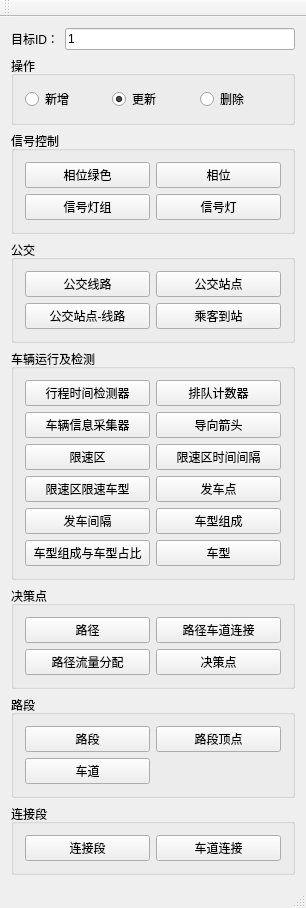
<?xml version="1.0" encoding="UTF-8"?>
<ui version="4.0">
 <class>TESS_API_EXAMPLEClass</class>
 <widget class="QMainWindow" name="TESS_API_EXAMPLEClass">
  <property name="geometry">
   <rect>
    <x>0</x>
    <y>0</y>
    <width>306</width>
    <height>802</height>
   </rect>
  </property>
  <property name="windowTitle">
   <string>TESS_API_EXAMPLE</string>
  </property>
  <widget class="QWidget" name="centralWidget">
   <layout class="QGridLayout" name="gridLayout">
    <item row="5" column="0">
     <widget class="QGroupBox" name="groupBox_4">
      <property name="title">
       <string>决策点</string>
      </property>
      <layout class="QGridLayout" name="gridLayout_6">
       <item row="0" column="0">
        <widget class="QPushButton" name="btnRouting">
         <property name="text">
          <string>路径</string>
         </property>
        </widget>
       </item>
       <item row="0" column="1">
        <widget class="QPushButton" name="btnRoutingLaneConnector">
         <property name="text">
          <string>路径车道连接</string>
         </property>
        </widget>
       </item>
       <item row="1" column="0">
        <widget class="QPushButton" name="btnRoutingFLowRatio">
         <property name="text">
          <string>路径流量分配</string>
         </property>
        </widget>
       </item>
       <item row="1" column="1">
        <widget class="QPushButton" name="btnDecisionPoint">
         <property name="text">
          <string>决策点</string>
         </property>
        </widget>
       </item>
      </layout>
     </widget>
    </item>
    <item row="6" column="0">
     <widget class="QGroupBox" name="groupBox_5">
      <property name="title">
       <string>路段</string>
      </property>
      <layout class="QGridLayout" name="gridLayout_7">
       <item row="2" column="0">
        <widget class="QPushButton" name="btnLane">
         <property name="text">
          <string>车道</string>
         </property>
        </widget>
       </item>
       <item row="0" column="0">
        <widget class="QPushButton" name="btnLink">
         <property name="text">
          <string>路段</string>
         </property>
        </widget>
       </item>
       <item row="0" column="1">
        <widget class="QPushButton" name="btnLinkVertex">
         <property name="text">
          <string>路段顶点</string>
         </property>
        </widget>
       </item>
      </layout>
     </widget>
    </item>
    <item row="3" column="0">
     <widget class="QGroupBox" name="groupBox_2">
      <property name="title">
       <string>公交</string>
      </property>
      <layout class="QGridLayout" name="gridLayout_3">
       <item row="0" column="0">
        <widget class="QPushButton" name="btnBusLine">
         <property name="text">
          <string>公交线路</string>
         </property>
        </widget>
       </item>
       <item row="0" column="1">
        <widget class="QPushButton" name="btnBusStation">
         <property name="text">
          <string>公交站点</string>
         </property>
        </widget>
       </item>
       <item row="1" column="0">
        <widget class="QPushButton" name="btnBusStationLine">
         <property name="text">
          <string>公交站点-线路</string>
         </property>
        </widget>
       </item>
       <item row="1" column="1">
        <widget class="QPushButton" name="btnPassengerArriving">
         <property name="text">
          <string>乘客到站</string>
         </property>
        </widget>
       </item>
      </layout>
     </widget>
    </item>
    <item row="4" column="0">
     <widget class="QGroupBox" name="groupBox_3">
      <property name="title">
       <string>车辆运行及检测</string>
      </property>
      <layout class="QGridLayout" name="gridLayout_5">
       <item row="1" column="0">
        <widget class="QPushButton" name="btnVehicleDrivInfoCollecter">
         <property name="text">
          <string>车辆信息采集器</string>
         </property>
        </widget>
       </item>
       <item row="4" column="0">
        <widget class="QPushButton" name="btnDepartureInterval">
         <property name="text">
          <string>发车间隔</string>
         </property>
        </widget>
       </item>
       <item row="0" column="0">
        <widget class="QPushButton" name="btnVehicleTravelDetector">
         <property name="text">
          <string>行程时间检测器</string>
         </property>
        </widget>
       </item>
       <item row="2" column="0">
        <widget class="QPushButton" name="btnReduceSpeedArea">
         <property name="text">
          <string>限速区</string>
         </property>
        </widget>
       </item>
       <item row="5" column="0">
        <widget class="QPushButton" name="btnVehicleConsDetail">
         <property name="text">
          <string>车型组成与车型占比</string>
         </property>
        </widget>
       </item>
       <item row="3" column="0">
        <widget class="QPushButton" name="btnReduceSpeedVehiType">
         <property name="text">
          <string>限速区限速车型</string>
         </property>
        </widget>
       </item>
       <item row="5" column="2">
        <widget class="QPushButton" name="btnVehicleType">
         <property name="text">
          <string>车型</string>
         </property>
        </widget>
       </item>
       <item row="1" column="2">
        <widget class="QPushButton" name="btnGuideArrow">
         <property name="text">
          <string>导向箭头</string>
         </property>
        </widget>
       </item>
       <item row="4" column="2">
        <widget class="QPushButton" name="btnVehicleConstitutent">
         <property name="text">
          <string>车型组成</string>
         </property>
        </widget>
       </item>
       <item row="3" column="2">
        <widget class="QPushButton" name="btnDeparturePoint">
         <property name="text">
          <string>发车点</string>
         </property>
        </widget>
       </item>
       <item row="2" column="2">
        <widget class="QPushButton" name="btnReduceSpeedInterval">
         <property name="text">
          <string>限速区时间间隔</string>
         </property>
        </widget>
       </item>
       <item row="0" column="2">
        <widget class="QPushButton" name="btnVehicleQueueCounter">
         <property name="text">
          <string>排队计数器</string>
         </property>
        </widget>
       </item>
      </layout>
     </widget>
    </item>
    <item row="7" column="0">
     <widget class="QGroupBox" name="groupBox_6">
      <property name="title">
       <string>连接段</string>
      </property>
      <layout class="QGridLayout" name="gridLayout_8">
       <item row="0" column="1">
        <widget class="QPushButton" name="btnLaneConnector">
         <property name="text">
          <string>车道连接</string>
         </property>
        </widget>
       </item>
       <item row="0" column="0">
        <widget class="QPushButton" name="btnConnector">
         <property name="text">
          <string>连接段</string>
         </property>
        </widget>
       </item>
      </layout>
     </widget>
    </item>
    <item row="2" column="0">
     <widget class="QGroupBox" name="groupBox_1">
      <property name="title">
       <string>信号控制</string>
      </property>
      <layout class="QGridLayout" name="gridLayout_2">
       <item row="0" column="0">
        <widget class="QPushButton" name="btnPhaseGreen">
         <property name="text">
          <string>相位绿色</string>
         </property>
        </widget>
       </item>
       <item row="0" column="1">
        <widget class="QPushButton" name="btnPhase">
         <property name="text">
          <string>相位</string>
         </property>
        </widget>
       </item>
       <item row="1" column="0">
        <widget class="QPushButton" name="btnSignalGroup">
         <property name="text">
          <string>信号灯组</string>
         </property>
        </widget>
       </item>
       <item row="1" column="1">
        <widget class="QPushButton" name="btnSignalLamp">
         <property name="text">
          <string>信号灯</string>
         </property>
        </widget>
       </item>
      </layout>
     </widget>
    </item>
    <item row="0" column="0">
     <layout class="QGridLayout" name="gridLayout_4">
      <item row="0" column="0">
       <widget class="QLabel" name="label">
        <property name="text">
         <string>目标ID：</string>
        </property>
       </widget>
      </item>
      <item row="0" column="1">
       <widget class="QLineEdit" name="inputID">
        <property name="text">
         <string>1</string>
        </property>
       </widget>
      </item>
     </layout>
    </item>
    <item row="1" column="0">
     <widget class="QGroupBox" name="groupBox">
      <property name="title">
       <string>操作</string>
      </property>
      <layout class="QGridLayout" name="gridLayout_9">
       <item row="0" column="0">
        <widget class="QRadioButton" name="radioButtonInsert">
         <property name="text">
          <string>新增</string>
         </property>
        </widget>
       </item>
       <item row="0" column="1">
        <widget class="QRadioButton" name="radioButtonUpdate">
         <property name="text">
          <string>更新</string>
         </property>
         <property name="checked">
          <bool>true</bool>
         </property>
        </widget>
       </item>
       <item row="0" column="2">
        <widget class="QRadioButton" name="radioButtonDelete">
         <property name="text">
          <string>删除</string>
         </property>
        </widget>
       </item>
      </layout>
     </widget>
    </item>
   </layout>
  </widget>
  <widget class="QMenuBar" name="menuBar">
   <property name="geometry">
    <rect>
     <x>0</x>
     <y>0</y>
     <width>306</width>
     <height>23</height>
    </rect>
   </property>
  </widget>
  <widget class="QToolBar" name="mainToolBar">
   <attribute name="toolBarArea">
    <enum>TopToolBarArea</enum>
   </attribute>
   <attribute name="toolBarBreak">
    <bool>false</bool>
   </attribute>
  </widget>
  <widget class="QStatusBar" name="statusBar"/>
 </widget>
 <layoutdefault spacing="6" margin="11"/>
 <resources/>
 <connections/>
 <slots>
  <slot>test_remove_link_slot()</slot>
  <slot>on_btnLink_released()</slot>
 </slots>
</ui>
